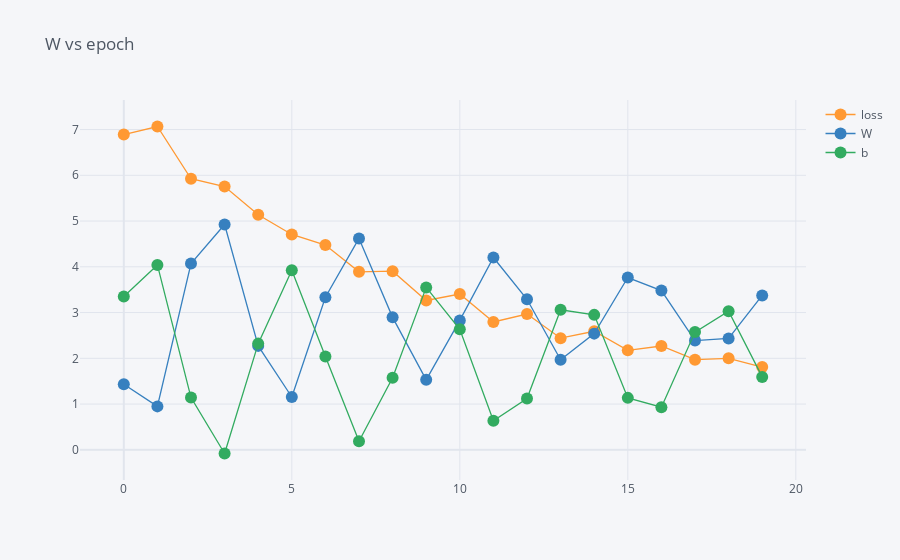

This figure's notebook cell:
### Code cell
data.iplot(kind="scatter" , x="epoch", y=["loss", "W" , "b" ], mode="lines+markers", title="W vs epoch")

### Figure 1 — Plotly figure (JSON) as saved in the notebook; plotly's stock layout.template omitted (floating-point values rounded to 4 significant figures)
{"data": [{"line": {"color": "rgba(255, 153, 51, 1.0)", "dash": "solid", "shape": "linear", "width": 1.3}, "marker": {"size": 12, "symbol": "circle"}, "mode": "lines+markers", "name": "loss", "text": "", "type": "scatter", "x": [0, 1, 2, 3, 4, 5, 6, 7, 8, 9, 10, 11, 12, 13, 14, 15, 16, 17, 18, 19], "y": [6.889, 7.066, 5.924, 5.753, 5.138, 4.706, 4.476, 3.89, 3.904, 3.265, 3.405, 2.794, 2.969, 2.44, 2.591, 2.174, 2.269, 1.97, 2.001, 1.809]}, {"line": {"color": "rgba(55, 128, 191, 1.0)", "dash": "solid", "shape": "linear", "width": 1.3}, "marker": {"size": 12, "symbol": "circle"}, "mode": "lines+markers", "name": "W", "text": "", "type": "scatter", "x": [0, 1, 2, 3, 4, 5, 6, 7, 8, 9, 10, 11, 12, 13, 14, 15, 16, 17, 18, 19], "y": [1.432, 0.9498, 4.072, 4.925, 2.272, 1.155, 3.336, 4.62, 2.895, 1.53, 2.828, 4.202, 3.29, 1.967, 2.54, 3.765, 3.482, 2.387, 2.433, 3.375]}, {"line": {"color": "rgba(50, 171, 96, 1.0)", "dash": "solid", "shape": "linear", "width": 1.3}, "marker": {"size": 12, "symbol": "circle"}, "mode": "lines+markers", "name": "b", "text": "", "type": "scatter", "x": [0, 1, 2, 3, 4, 5, 6, 7, 8, 9, 10, 11, 12, 13, 14, 15, 16, 17, 18, 19], "y": [3.351, 4.041, 1.143, -0.07988, 2.321, 3.927, 2.037, 0.1863, 1.573, 3.55, 2.636, 0.6356, 1.122, 3.061, 2.95, 1.136, 0.9325, 2.573, 3.029, 1.594]}], "layout": {"legend": {"bgcolor": "#F5F6F9", "font": {"color": "#4D5663"}}, "paper_bgcolor": "#F5F6F9", "plot_bgcolor": "#F5F6F9", "title": {"font": {"color": "#4D5663"}, "text": "W vs epoch"}, "xaxis": {"gridcolor": "#E1E5ED", "showgrid": true, "tickfont": {"color": "#4D5663"}, "title": {"font": {"color": "#4D5663"}, "text": ""}, "zerolinecolor": "#E1E5ED"}, "yaxis": {"gridcolor": "#E1E5ED", "showgrid": true, "tickfont": {"color": "#4D5663"}, "title": {"font": {"color": "#4D5663"}, "text": ""}, "zerolinecolor": "#E1E5ED"}}}
